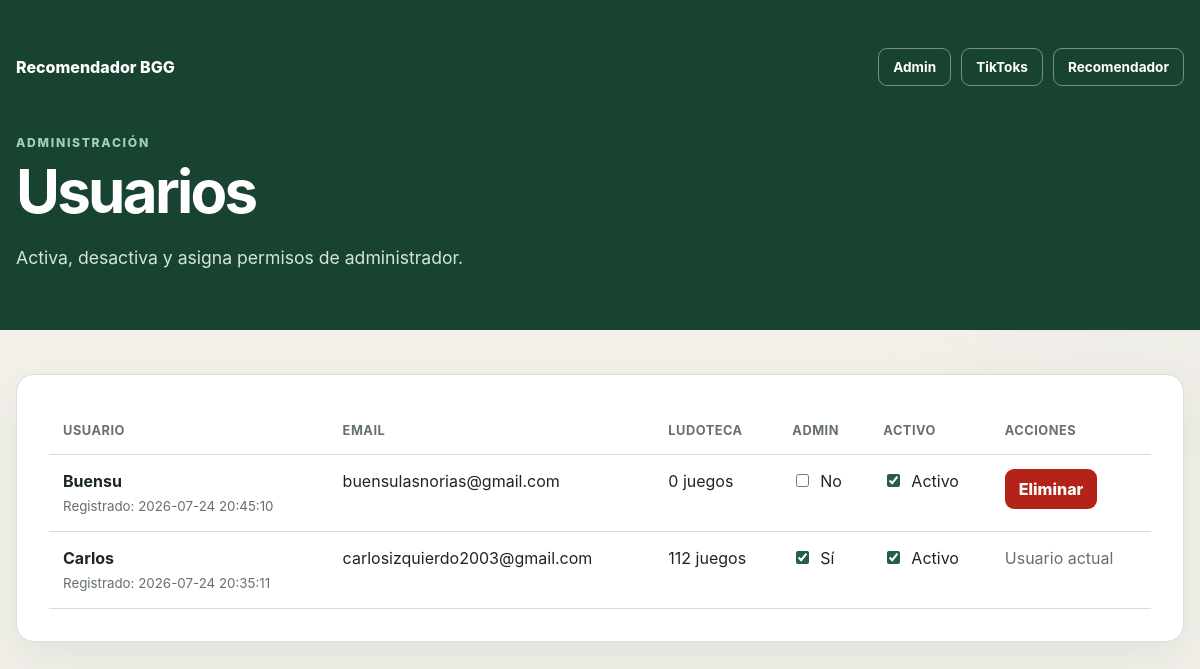
The page /admin/usuarios (signed in) on the database its author committed.
### tables this page shows
CREATE TABLE usuarios (
            id INTEGER PRIMARY KEY AUTOINCREMENT,
            nombre TEXT NOT NULL,
            email TEXT UNIQUE NOT NULL,
            contrasena_hash TEXT NOT NULL,
            fecha_registro TIMESTAMP DEFAULT CURRENT_TIMESTAMP
        , es_admin INTEGER NOT NULL DEFAULT 0, activo INTEGER NOT NULL DEFAULT 1);

### src/app/main.py (the view)
@app.get("/admin/usuarios", response_class=HTMLResponse)
async def admin_usuarios(request: Request):
    usuario = obtener_admin_actual(request)
    if usuario is None:
        return RedirectResponse(
            url="/iniciar-sesion",
            status_code=303
        )
    mensaje = request.session.pop(
        "mensaje_admin",
        None
    )
    error = request.session.pop(
        "error_admin",
        None
    )
    usuarios = obtener_usuarios_admin()
    return plantillas.TemplateResponse(
        request=request,
        name="admin/usuarios.html",
        context={
            "request": request,
            "usuario": usuario,
            "usuarios": usuarios,
            "mensaje": mensaje,
            "error": error
        }
    )

### web/templates/admin/usuarios.html (shortened to what this page needs)
<!DOCTYPE html>
<html lang="es">
<head>
    <link
        rel="stylesheet"
        href="{{ url_for('static', path='/estilos.css') }}"
    >
</head>
<body>
    <header class="cabecera cabecera-ludoteca">
        <div class="contenedor">
            <nav class="navegacion-principal">
                <a href="/" class="marca-navegacion">
                    Recomendador BGG
                </a>
                <div class="acciones-navegacion">
                    <a href="/admin" class="boton-navegacion">
                        Admin
                    </a>
                    <a href="/admin/juegos" class="boton-navegacion">
                        TikToks
                    </a>
                    <a href="/" class="boton-navegacion">
                        Recomendador
                    </a>
                </div>
            </nav>
            <p class="etiqueta-superior">ADMINISTRACIÓN</p>
            <h1>Usuarios</h1>
            <p class="descripcion-cabecera">
                Activa, desactiva y asigna permisos de administrador.
            </p>
        </div>
    </header>
    <main class="contenedor contenido-principal">
        <section class="panel-formulario">
            <div class="tabla-responsive">
                <table class="tabla-admin">
                    <thead>
                        <tr>
                            <th>Usuario</th>
                            <th>Email</th>
                            <th>Ludoteca</th>
                            <th>Admin</th>
                            <th>Activo</th>
                            <th>Acciones</th>
                        </tr>
                    </thead>
                    <tbody>
                        {% for usuario_admin in usuarios %}
                            <tr>
                                <td>
                                    <strong>{{ usuario_admin.nombre }}</strong>
                                    <small>
                                        Registrado:
                                        {{ usuario_admin.fecha_registro }}
                                    </small>
                                </td>
                                <td>{{ usuario_admin.email }}</td>
                                <td>
                                    {{ usuario_admin.total_ludoteca }}
                                    juegos
                                </td>
                                <td>
                                    <form
                                        action="/admin/usuarios/{{ usuario_admin.id }}/admin"
                                        method="post"
                                    >
                                        <label class="interruptor-admin">
                                            <input
                                                type="checkbox"
                                                name="es_admin"
                                                value="true"
                                                onchange="this.form.submit()"
                                                {% if usuario_admin.es_admin %}
                                                    checked
                                                {% endif %}
                                            >
                                            <span>
                                                {% if usuario_admin.es_admin %}
                                                    Sí
                                                {% else %}
                                                    No
                                                {% endif %}
                                            </span>
                                        </label>
                                    </form>
                                </td>
                                <td>
                                    <form
                                        action="/admin/usuarios/{{ usuario_admin.id }}/activo"
                                        method="post"
                                    >
                                        <label class="interruptor-admin">
                                            <input
                                                type="checkbox"
                                                name="activo"
                                                value="true"
                                                onchange="this.form.submit()"
                                                {% if usuario_admin.activo %}
                                                    checked
                                                {% endif %}
                                            >
                                            <span>
                                                {% if usuario_admin.activo %}
                                                    Activo
                                                {% else %}
                                                    Bloqueado
                                                {% endif %}
                                            </span>
                                        </label>
                                    </form>
                                </td>
                                <td>
                                    {% if usuario_admin.id != usuario.id %}
                                        <form
                                            action="/admin/usuarios/{{ usuario_admin.id }}/eliminar"
                                            method="post"
                                            onsubmit="return confirm('¿Seguro que quieres eliminar este usuario? Esta acción no se puede deshacer.')"
                                        >
                                            <button
                                                type="submit"
                                                class="boton-peligro"
                                            >
                                                Eliminar
                                            </button>
                                        </form>
                                    {% else %}
                                        <span class="texto-suave">
                                            Usuario actual
                                        </span>
                                    {% endif %}
                                </td>
                            </tr>
                        {% endfor %}
                    </tbody>
                </table>
            </div>
        </section>
    </main>
</body>
</html>

### web/static/estilos.css (style rules this page uses)
:root { --fondo: #f4f1eb; --superficie: #ffffff; --superficie-secundaria: #f9f7f2; --texto: #1c2722; --texto-suave: #66716b; --primario: #275d47; --primario-oscuro: #194331; --primario-claro: #e3efe9; --primario-footer: #152b21; --borde: #d9ded9; --error: #a13434; --error-fondo: #fbe9e9; --sombra: 0 18px 50px rgba(25, 67, 49, 0.09); --radio: 18px; }
* { box-sizing: border-box; }
html { scroll-behavior: smooth; }
body { margin: 0; background: radial-gradient( circle at top right, rgba(39, 93, 71, 0.08), transparent 35% ), var(--fondo); color: var(--texto); font-family: Inter, system-ui, -apple-system, BlinkMacSystemFont, "Segoe UI", sans-serif; line-height: 1.5; }
button, input, select { font: inherit; }
.contenedor { width: min(1180px, calc(100% - 32px)); margin: 0 auto; }
.cabecera { padding: 72px 0 58px; background: var(--primario-oscuro); color: white; }
.etiqueta-superior, .numero-paso { margin: 0 0 8px; color: #9fd0b9; font-size: 0.76rem; font-weight: 800; letter-spacing: 0.14em; }
.cabecera h1 { max-width: 800px; margin: 0; font-size: clamp(2.2rem, 5vw, 4.4rem); line-height: 1.05; letter-spacing: -0.045em; }
.descripcion-cabecera { max-width: 700px; margin: 22px 0 0; color: #d4e6dc; font-size: 1.1rem; }
.contenido-principal { padding: 44px 0 70px; }
.panel-formulario, .seccion-resultados { padding: 32px; border: 1px solid var(--borde); border-radius: var(--radio); background: var(--superficie); box-shadow: var(--sombra); }
.texto-suave { color: var(--texto-suave); }
.navegacion-principal { display: flex; justify-content: space-between; align-items: center; gap: 20px; margin-bottom: 48px; }
.marca-navegacion { color: white; font-weight: 850; text-decoration: none; }
.acciones-navegacion { display: flex; align-items: center; gap: 10px; }
.boton-navegacion { display: inline-flex; min-height: 38px; align-items: center; padding: 0 14px; border: 1px solid rgba(255, 255, 255, 0.4); border-radius: 9px; background: transparent; color: white; font: inherit; font-size: 0.85rem; font-weight: 750; text-decoration: none; cursor: pointer; }
.cabecera-ludoteca { padding-top: 48px; }
.tabla-responsive { overflow-x: auto; }
.tabla-admin { width: 100%; border-collapse: collapse; }
.tabla-admin th, .tabla-admin td { padding: 14px; border-bottom: 1px solid var(--borde); text-align: left; vertical-align: top; }
.tabla-admin th { color: var(--texto-suave); font-size: 0.8rem; text-transform: uppercase; letter-spacing: 0.04em; }
.tabla-admin small { display: block; margin-top: 4px; color: var(--texto-suave); }
.interruptor-admin { display: inline-flex; align-items: center; gap: 8px; cursor: pointer; }
.interruptor-admin input { accent-color: var(--primario); }
.boton-peligro { min-height: 40px; padding: 0 14px; border: 0; border-radius: 9px; background: #b42318; color: white; font-weight: 800; cursor: pointer; }

### rows shown on the page
usuarios: nombre "Buensu", fecha_registro "2026-07-24 20:45:10", email "buensulasnorias@gmail.com", total_ludoteca "0", shows "No", activo "☑", shows "Activo"
usuarios: nombre "Carlos", fecha_registro "2026-07-24 20:35:11", email "carlosizquierdo2003@gmail.com", total_ludoteca "112", es_admin "☑", shows "Sí", activo "☑", shows "Activo", shows "Usuario actual"
